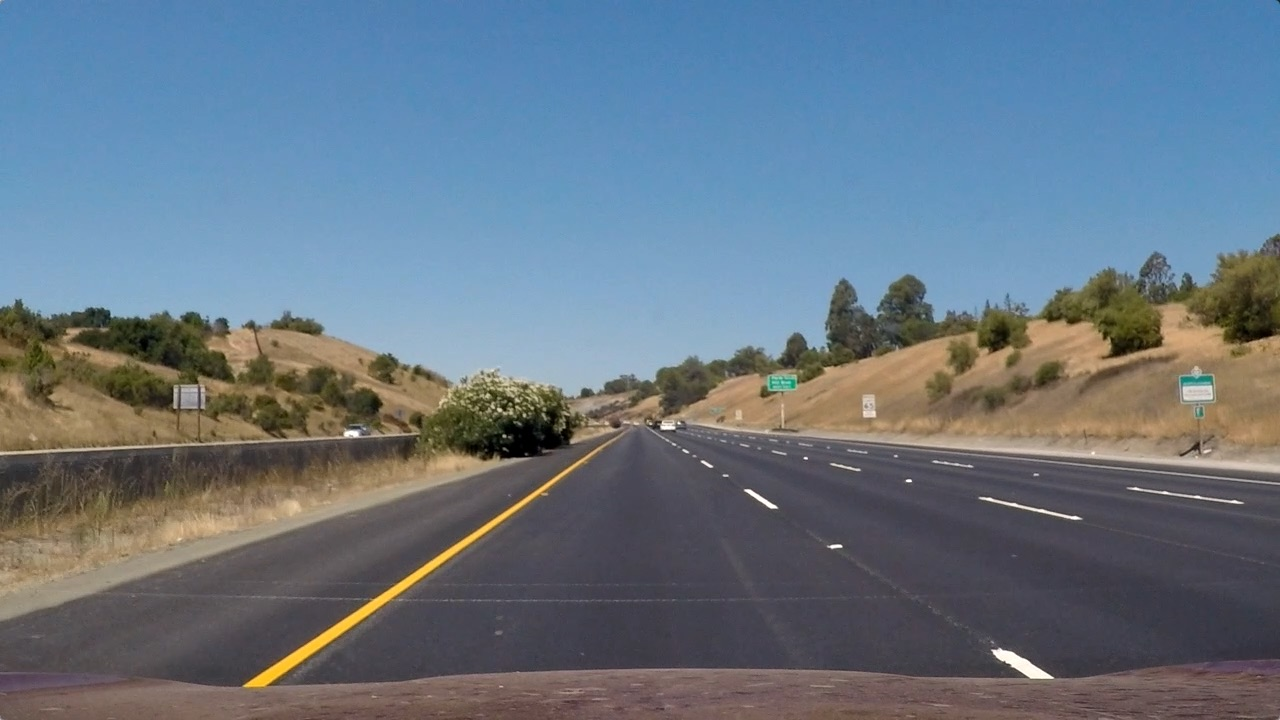
#> input picture test_images/straight_lines1.jpg, 1280 x 720 px
$ jupyter execute get_ipm.ipynb   (shell and % lines are left out)
#> lines starting #> are read from the running program, lines starting #| are printed output that depends on the picture
[cell 1]
import numpy as np
import cv2
import matplotlib.pyplot as plt
import glob

# Read and display image

[cell 2]
img = cv2.imread('test_images/straight_lines1.jpg')
#> img is the input picture: shape (720, 1280, 3); mean B, G, R 131.2, 117.7, 103.2
h,w = img.shape[:2]
#> h = 720; w = 1280
plt.imshow(cv2.cvtColor(img,cv2.COLOR_BGR2RGB))

# Define source and destination points

[cell 3]
src = np.float32([(536,488),
                  (751,488),
                  (241,687),
                  (1071,687)])
dst = np.float32([(450,0),
                  (1280-450,0),
                  (450,720),
                  (1280-450,720)])

# Compute transforms and warp image

[cell 4]
M    = cv2.getPerspectiveTransform(src, dst)
Minv = cv2.getPerspectiveTransform(dst, src)
warped = cv2.warpPerspective(img, M, (w,h), flags=cv2.INTER_LINEAR)
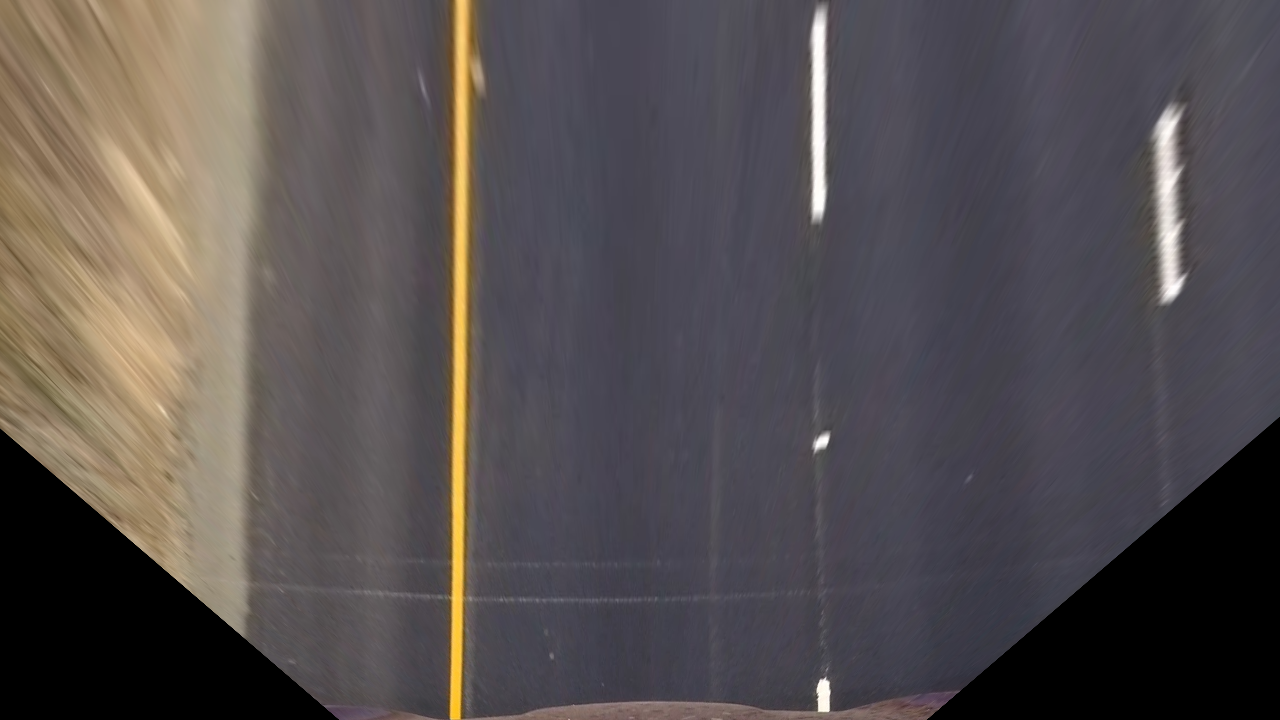
#> warped: shape (720, 1280, 3); mean B, G, R 79.9, 79.4, 85.4

# Show IPM

[cell 5]
plt.imshow(cv2.cvtColor(warped,cv2.COLOR_BGR2RGB))

# Try this on test images

[cell 6]
dir_name = 'test_images/'
items = images = glob.glob('./test_images/*.jpg')

plt.figure(1)
n = 241
for image_name in items:

    # Read image
    img = cv2.imread(image_name)

    # Warp image
    warped = cv2.warpPerspective(img, M, (w,h), flags=cv2.INTER_LINEAR)

    # Plot warped image
    plt.subplot(n)
    plt.imshow(cv2.cvtColor(warped, cv2.COLOR_BGR2RGB))

    n = n + 1
#> pass 2 of the loop `for image_name in items:`:
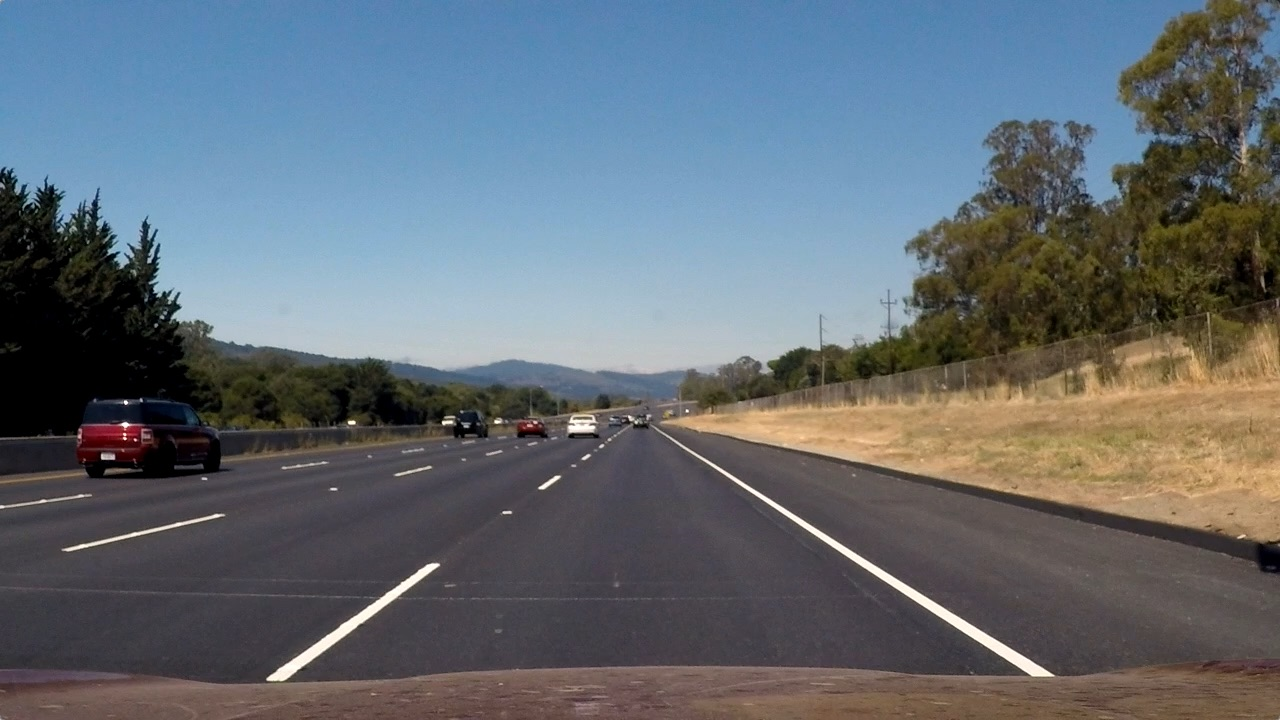
#> input picture test_images/straight_lines2.jpg, 1280 x 720 px
#> img is the input picture: shape (720, 1280, 3); mean B, G, R 115.1, 107.7, 99.4
#> `warped = cv2.warpPerspective(img, M, (w,h), flags=cv2.INTER_LINEAR)`:
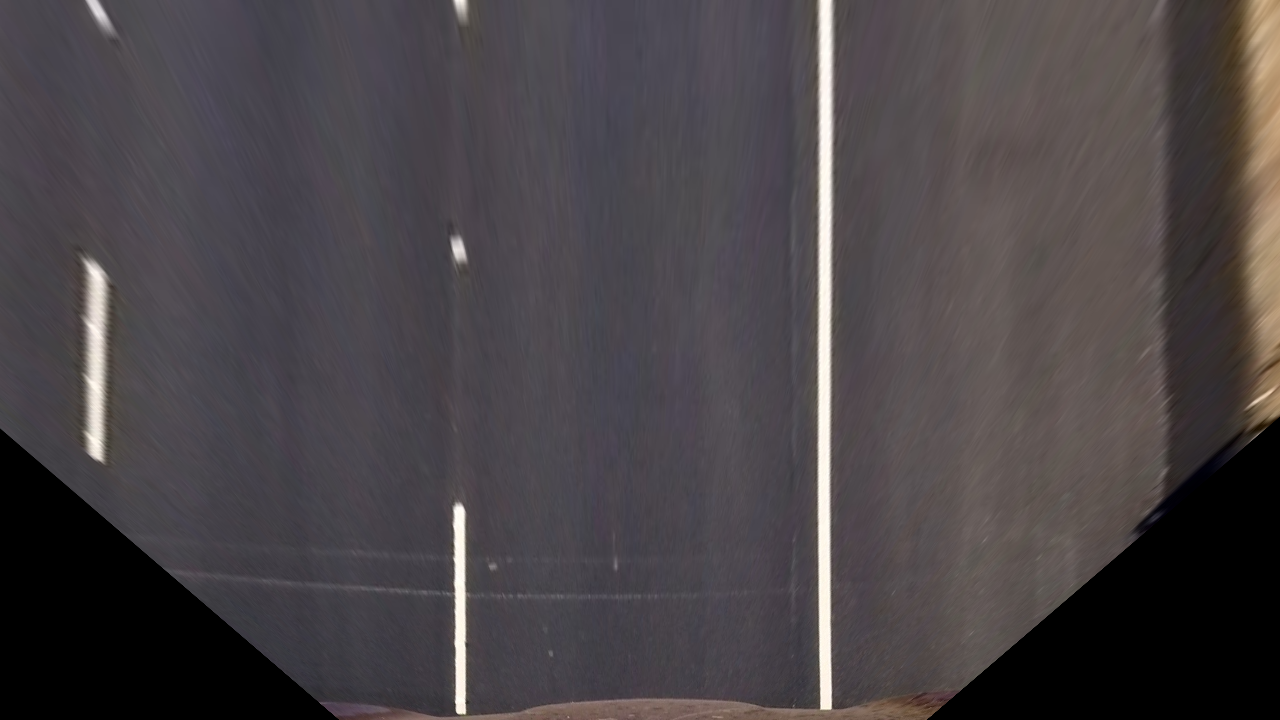
#> warped: shape (720, 1280, 3); mean B, G, R 71, 68, 73.4
#> pass 3 of the loop `for image_name in items:`:
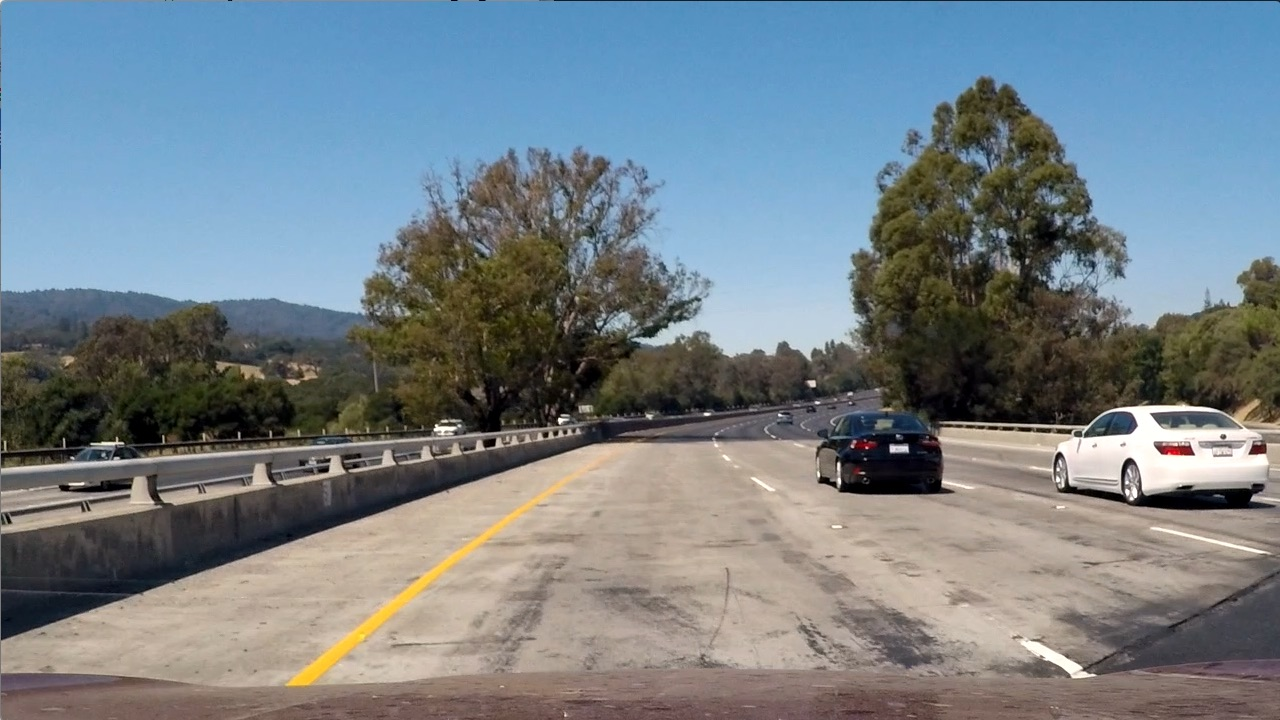
#> input picture test_images/test1.jpg, 1280 x 720 px
#> img is the input picture: shape (720, 1280, 3); mean B, G, R 135.5, 128.7, 117.5
#> `warped = cv2.warpPerspective(img, M, (w,h), flags=cv2.INTER_LINEAR)`:
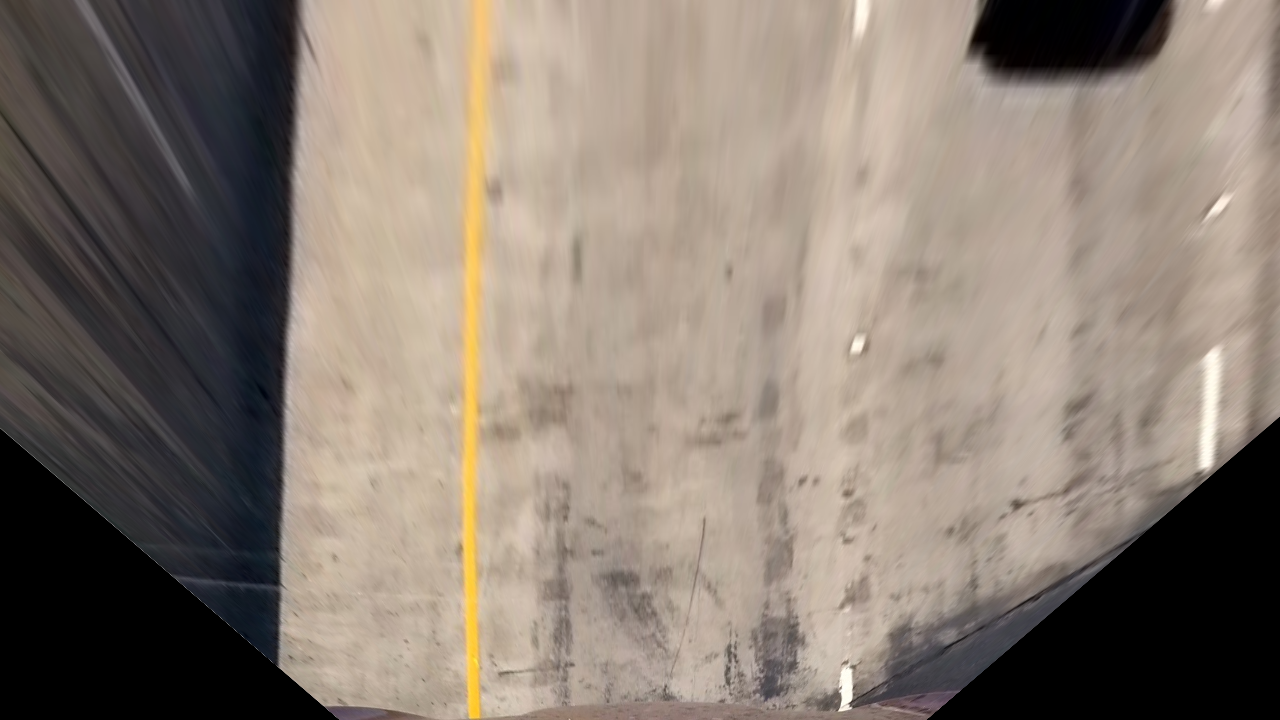
#> warped: shape (720, 1280, 3); mean B, G, R 113.8, 124.4, 136.3
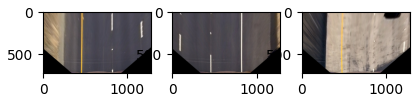
#> figure drawn by matplotlib, 3 panels
